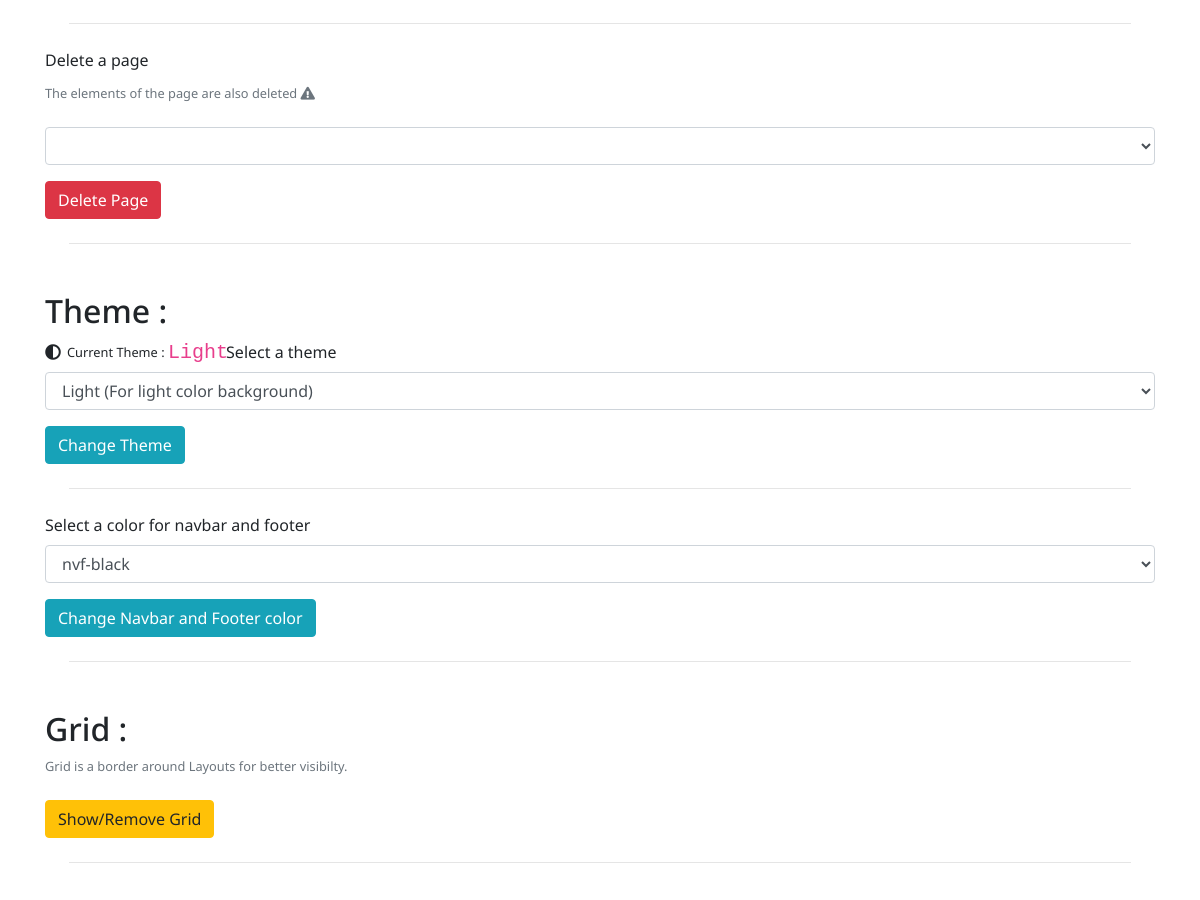
Page /admin (signed in, middle part) on the earlier database version.
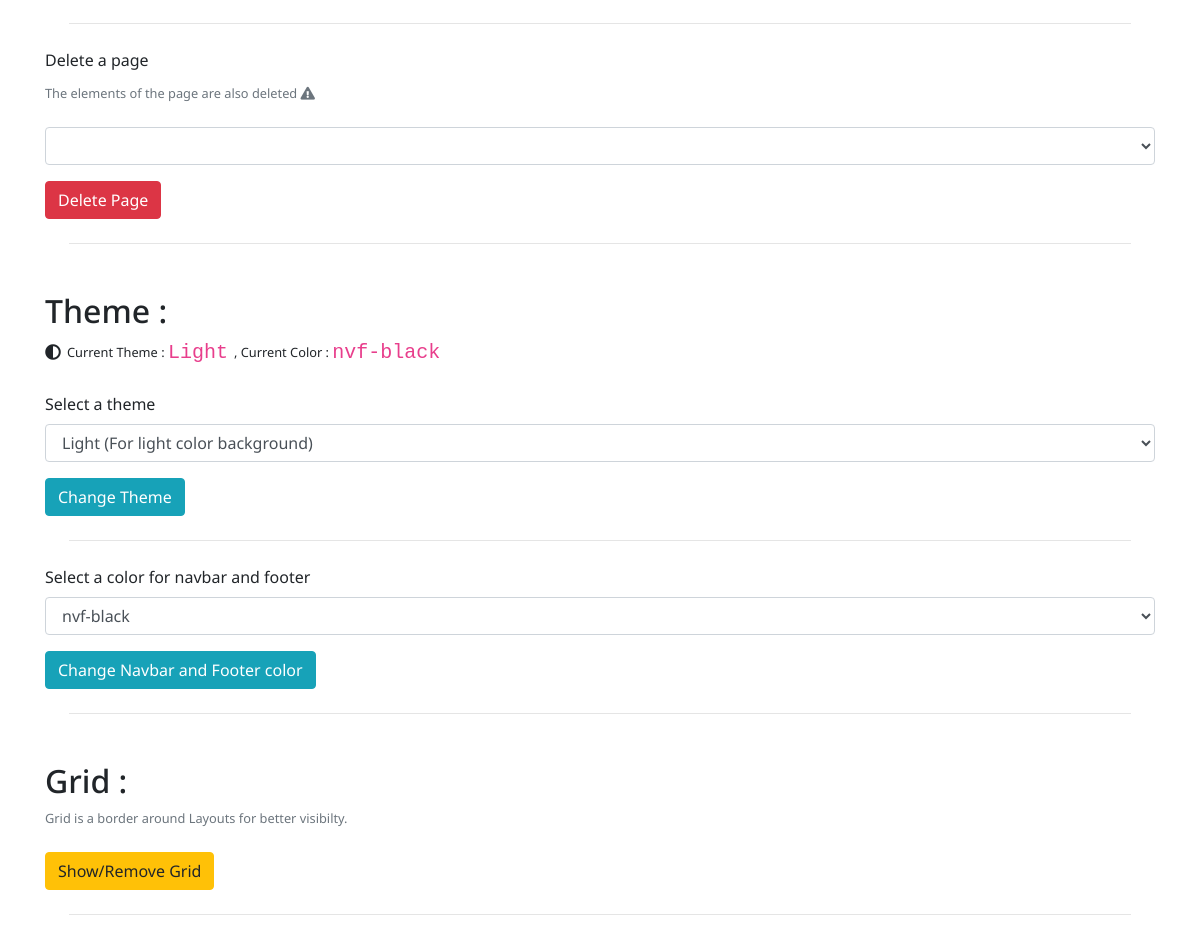
Same page on the later database version.
### tables this page shows
CREATE TABLE `site` (
  `id` tinyint(4) NOT NULL,
  `theme` tinyint(4) NOT NULL,
  `nvf` tinyint(4) NOT NULL,
  `grid` tinyint(4) NOT NULL
);

CREATE TABLE `theme` (
  `id` tinyint(4) NOT NULL,
  `name` tinytext NOT NULL
);

CREATE TABLE `nvf` (
  `id` tinyint(4) NOT NULL,
  `name` tinytext NOT NULL
);

### view/admin.php (the view, shortened to what this page needs)
<?php
require("model/database.php");
?>
<!doctype HTML>
<html lang="en">
<head>
    <link rel="stylesheet" href="style/admin.css">
    <link rel="stylesheet" href="vendor/bootstrap-4.3.1-dist/css/bootstrap.min.css">
    <link rel="stylesheet" href="vendor/fontawesome-free-5.7.2-web/css/all.min.css">
</head>
<body style="font-family: 'Noto Sans', sans-serif;">
    <div id="administration" class="container"><br><br>
        <?php if (isset($_SESSION['username']) && isset($_SESSION['password'])) {
        $req = $bdd->query('SELECT name FROM user');
        while ($data = $req->fetch()) {
            echo "<br>Welcome <code class=\"lead\">" . $data['name'] . "</code> !<br>";
        }
        echo "<form action=\"\" method=\"post\">";
        echo "</form>"; } ?>
        <hr class="m-4"><br>
        <br id="elementsTitle">
        <h2>Elements :</h2><br>
        <form action="" method="post">
            <hr id="pagesTitle" class="m-4"><br>
            <h2>Pages :</h2><br>
            <hr class="m-4">
            <div class="form-group">
                <label for="DeletePage">Delete a page</label>
                <small class="form-text text-muted">The elements of the page are also deleted <i class="fas fa-exclamation-triangle"></i></small><br>
                <select class="form-control" id="DeletePage" name="deletePages">
                </select>
            </div>
            <input type="submit" class="btn btn-danger" name="deletePage" value="Delete Page">
            <hr id="themeTitle" class="m-4"><br>
            <h2>Theme :</h2>
            <div class="form-group">
                <?php
                $req = $bdd->query('SELECT site.theme, theme.name AS theme_name FROM site INNER JOIN theme ON theme.id = site.theme WHERE site.id = 1');
                while ($data = $req->fetch()) { echo "<i class=\"fas fa-adjust\"></i><small style=\"position: relative; left: 6px; bottom: 1.5px;\">Current Theme : </small><code class=\"lead\" style=\"position: relative; left: 6px;\">" . $data['theme_name'] . "</code>"; };
                $req = $bdd->query('SELECT nvf.name FROM nvf INNER JOIN site ON nvf.id = site.nvf');
                while ($data = $req->fetch()) { echo "<small style=\"position: relative; left: 12px; bottom: 1.5px;\">, Current Color : </small><code class=\"lead\" style=\"position: relative; left: 12px;\">" . $data['name'] . "</code><br><br>"; };
                ?>
                <label for="ThemeSelection">Select a theme</label>
                <select class="form-control" id="ThemeSelection" name="theme">
                    <option value="1">Light (For light color background)</option>
                </select>
            </div>
            <input type="submit" class="btn btn-info" name="changeTheme" value="Change Theme">
            <hr class="m-4">
            <div class="form-group">
                <label for="nvfSelection">Select a color for navbar and footer</label>
                <select class="form-control" id="nvfSelection" name="nvf">
                    <option value="1">nvf-black</option>
                </select>
            </div>
            <input type="submit" class="btn btn-info" name="changeNvf" value="Change Navbar and Footer color">
            <hr id="gridTitle" class="m-4"><br>
            <h2>Grid :</h2>
            <small class="form-text text-muted">Grid is a border around Layouts for better visibilty.</small><br>
            <input type="submit" class="btn btn-warning" name="showGrid" value="Show/Remove Grid">
            <hr id="userTitle" class="m-4"><br>
            <h2>User details :</h2><br>
            <br style="margin-bottom: 200px;">
        </form>
        <br>
        <br>
        <br>
    </div>
</body>
</html>

### index.php (shortened to what this page needs)
<?php
require("model/database.php");
$req = $bdd->query('SELECT page.id, page.name, site.theme as theme FROM site, page');
$request_uri = explode('?', $_SERVER['REQUEST_URI'], 2);
while ($data = $req->fetch()) {
    switch ($request_uri[0]) {
            case '/admin':
                if (isset($_SESSION['username']) && isset($_SESSION['password'])) {
                    require_once 'view/admin.php';
                }
                else {
                    require_once 'view/login/login.php';
                }
                break;
    }
}

### style/admin.css (style rules this page uses)
#administration { margin-top: 40px; }

Differences in the rows shown:
added nvf: name "nvf-black"
